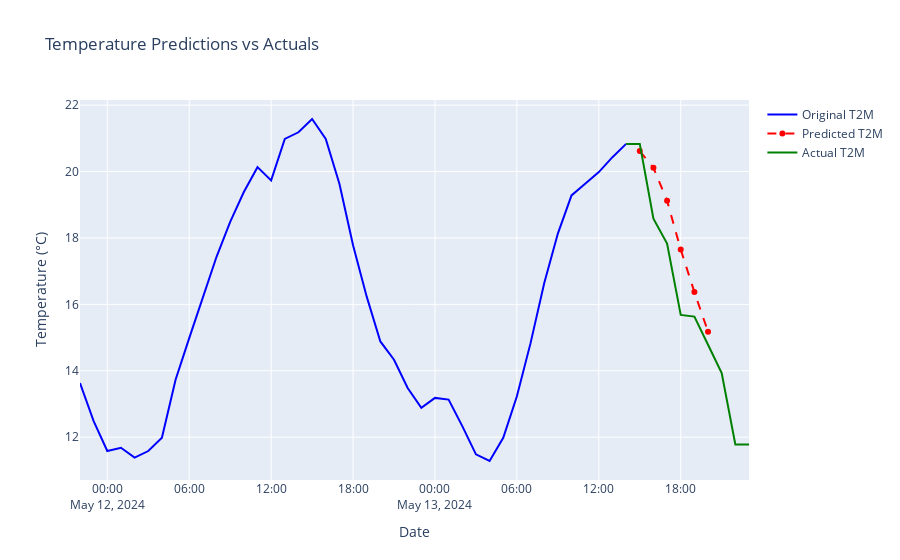

Notebook code for this chart:
### Code cell
lat = 48.1486 # Bratislava, Slovakia

lon = 17.1077
predict_next_6_hours(lat, lon)
